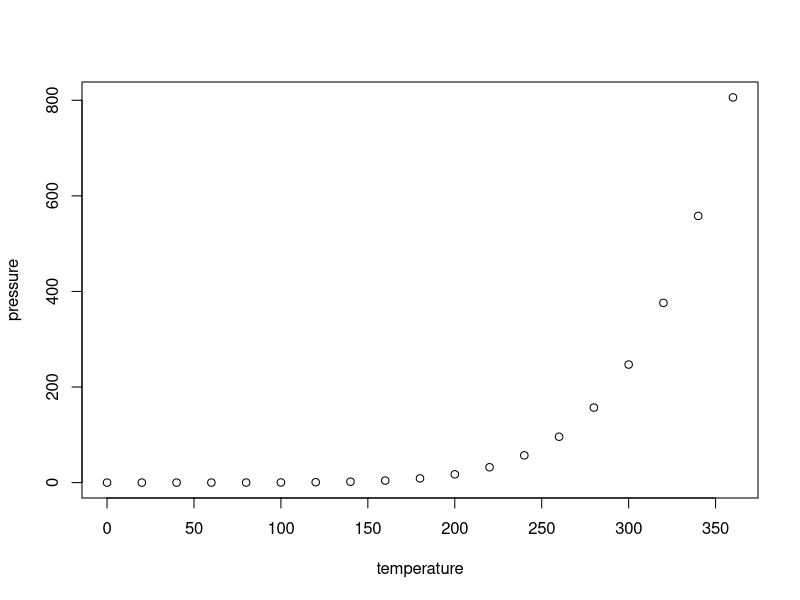
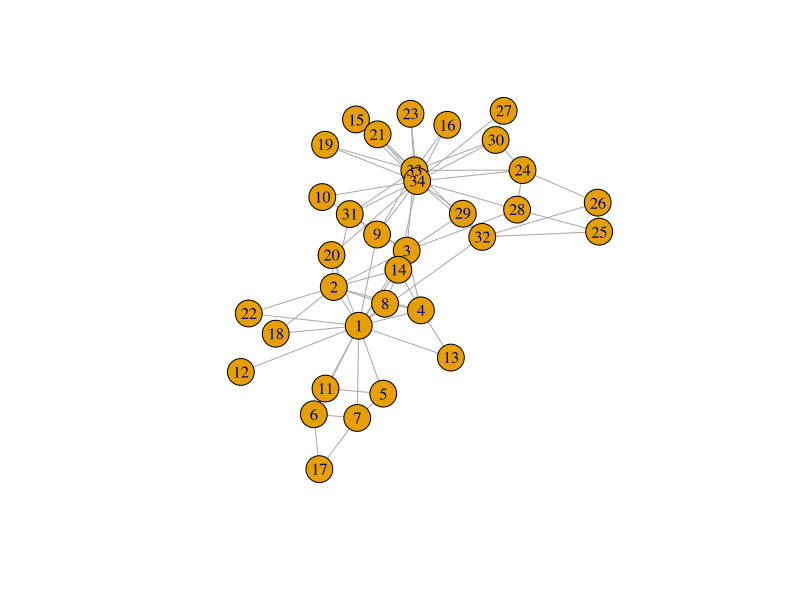
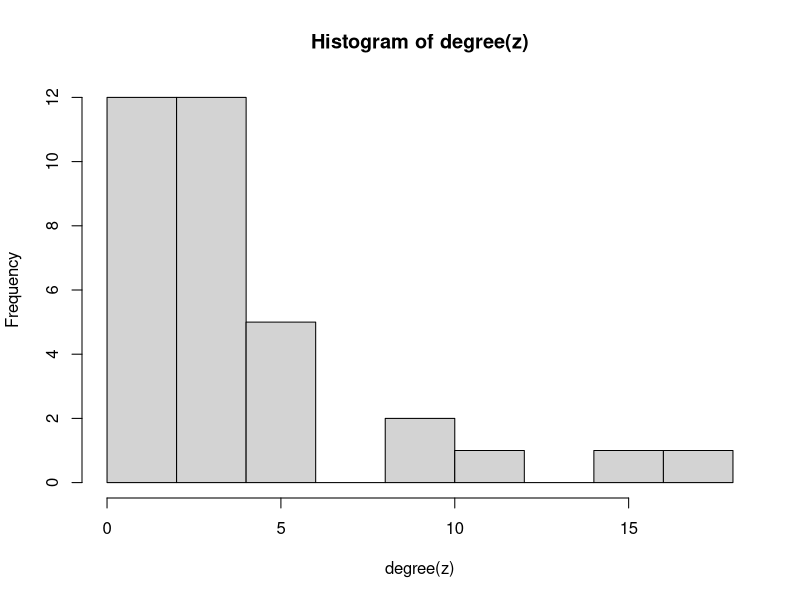
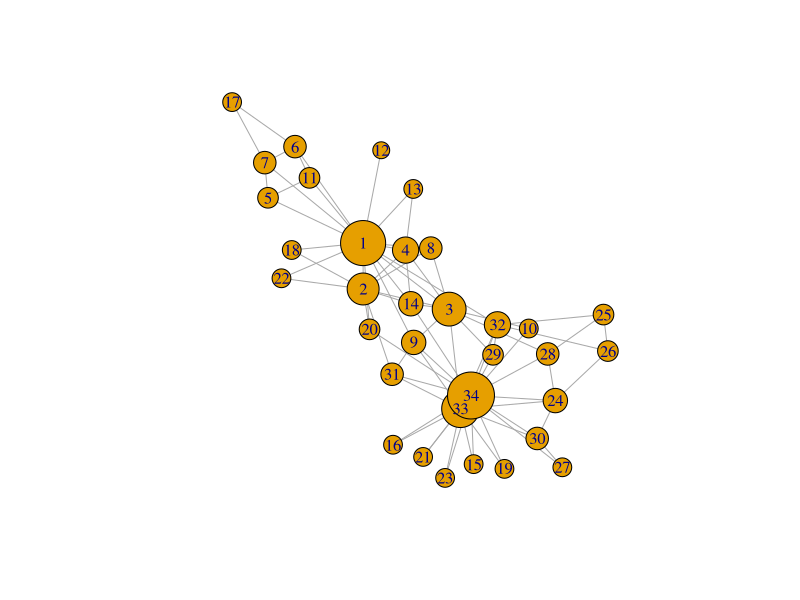

Write R code to recreate these figures, in order.
## ---- chunk 1
knitr::opts_chunk$set(echo = TRUE)
## ---- chunk 2
summary(cars)
## ---- chunk 3
plot(pressure)
## ---- chunk 4
library(igraph)
z <- make_graph("Zachary")
z

plot(z)
## ---- chunk 5

is_directed(z)
## ---- chunk 6
vcount(z)
ecount(z)
## ---- chunk 7
edge_density(z)
## ---- chunk 8
ecount(z)/(vcount(z)*(vcount(z)-1)/2)
#for undireactional
## ---- chunk 9
z$density <- edge_density(z)
z
## ---- chunk 10
count_components(z)
## ---- chunk 11
diameter(z)
## ---- chunk 12
mean_distance(z)
## ---- chunk 13
transitivity(z, type="average")
## ---- chunk 14
degree(z)

#note this is a vector, and can be further analysed:

summary(degree(z))
hist(degree(z))

# keep the individual-level results on centrality and add them to the network object for later use
V(z)$degree <- degree(z)

#use it in a plot
#We add  + 8 to degree to avoid that the lowest-degree nodes become really small and specify margin = -0.1 to reduce the whitespace around the plot
plot(z, vertex.size = V(z)$degree+8, margin= -0.1)

#extract the degree of a specific vertex
degree(z, v = 3)
## ---- chunk 15
betweenness(z)

#add it to the network object
z <- z %>% 
  set_vertex_attr(
    name = "betweenness",
    value = betweenness(z)
  )
## ---- chunk 16
V(z)$closeness <- closeness(z)

V(z)$closeness
